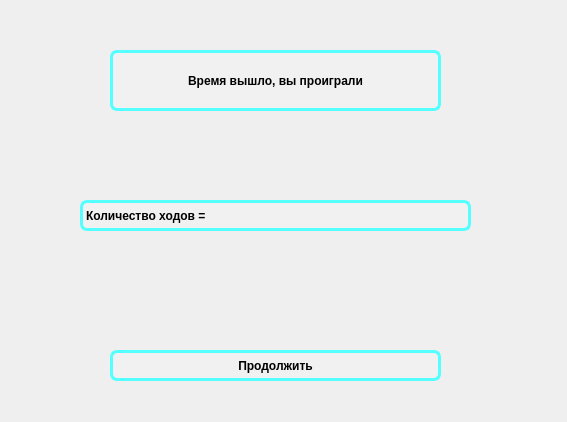
<?xml version="1.0" encoding="UTF-8"?>
<ui version="4.0">
 <class>Dialog</class>
 <widget class="QDialog" name="Dialog">
  <property name="geometry">
   <rect>
    <x>0</x>
    <y>0</y>
    <width>567</width>
    <height>422</height>
   </rect>
  </property>
  <property name="windowTitle">
   <string>Победа</string>
  </property>
  <widget class="QLabel" name="label">
   <property name="geometry">
    <rect>
     <x>110</x>
     <y>50</y>
     <width>331</width>
     <height>61</height>
    </rect>
   </property>
   <property name="styleSheet">
    <string notr="true">font: 15pt &quot;Sitka Text&quot;;
border:3px solid rgba(85, 255, 255,255);
border-radius: 7px;
color: black;
font-weight: bold;
background-color: rgba(255,255,255,30);</string>
   </property>
   <property name="text">
    <string>Время вышло, вы проиграли</string>
   </property>
   <property name="alignment">
    <set>Qt::AlignmentFlag::AlignCenter</set>
   </property>
  </widget>
  <widget class="QLabel" name="turns">
   <property name="geometry">
    <rect>
     <x>80</x>
     <y>200</y>
     <width>391</width>
     <height>31</height>
    </rect>
   </property>
   <property name="styleSheet">
    <string notr="true">font: 15pt &quot;Sitka Text&quot;;
border:3px solid rgba(85, 255, 255,255);
border-radius: 7px;
color: black;
font-weight: bold;
background-color: rgba(255,255,255,30);</string>
   </property>
   <property name="text">
    <string>Количество ходов = </string>
   </property>
  </widget>
  <widget class="QPushButton" name="saveResult">
   <property name="geometry">
    <rect>
     <x>110</x>
     <y>350</y>
     <width>331</width>
     <height>31</height>
    </rect>
   </property>
   <property name="styleSheet">
    <string notr="true">font: 20pt &quot;Sitka Text&quot;;
    border-radius: 7px;
    color: black;
    font-weight: bold;
    background-color: rgba(255,255,255,30);
    border: 3px solid rgba(85, 255, 255,255);</string>
   </property>
   <property name="text">
    <string>Продолжить</string>
   </property>
  </widget>
 </widget>
 <resources/>
 <connections/>
</ui>
